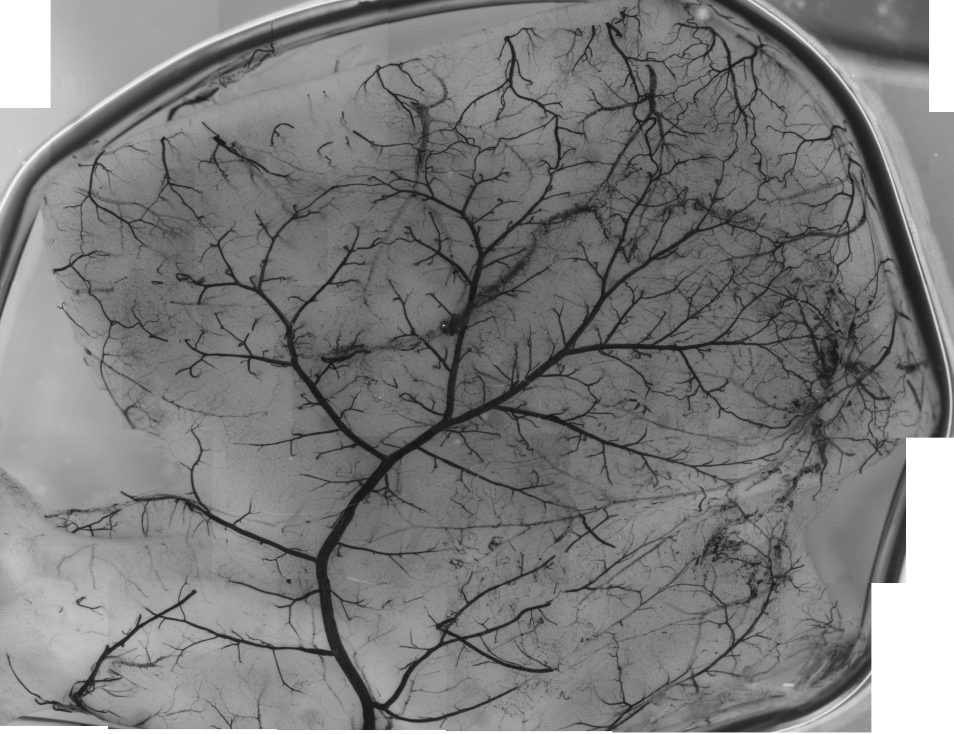
#> input picture examples/data/Mouse_Brain/brain_scan.png, 2861 x 2201 px (shown at 1/3 size)
$ python mouse_brain_example.py
#> lines starting #> are read from the running program, lines starting #| are printed output that depends on the picture; after the words box and inside, x2 and y2 are one past the last pixel; in counts of white or black regions, pixels touching at a corner belong together
# ---
# jupyter:
#   jupytext:
#     formats: ipynb,py:percent
#     text_representation:
#       extension: .py
#       format_name: percent
#       format_version: '1.3'
#       jupytext_version: 1.19.1
#   kernelspec:
#     display_name: Python 3 (ipykernel)
#     language: python
#     name: python3
# ---

# %% [markdown]
# ## Let's demo RivGraph on a mouse brain example!
# This demo walks through some steps for using RivGraph on non-river masks. This particular example is a scan of a mouse brain provided by the authors of [this paper](https://rdcu.be/ccn0Y). However, any binary mask can be transformed into its graphical representation with RivGraph.
#
# The main difference in our approach here is that we can no longer use the convenient `delta` or `river` classes to manage our processing. Instead of applying the methods of those classes, we will directly call the functions we need. This demo will cover the following:
#
# 1. Making a mask from a grayscale image
# 2. Tidying up the mask using RivGraph tools
# 3. Computing a graphical representation of the mask
# 4. Pruning the network
# 5. Converting the graph to a NetworkX object for further topologic analyses.
#
# Some ideas for exporting results will be shown along the way. RivGraph was designed primarily for georeferenced masks, and thus al its export functionality requires some kind of georeferencing information. However, there are other options available for storing analysis results, which we'll demonstrate here.

# %%
import skimage
from skimage import io

# %% [markdown]
# ### 1. Making a mask from a grayscale image

# %%
from skimage import io
from matplotlib import pyplot as plt

path_brain = "./data/Mouse_Brain/brain_scan.png"

# Read the grayscale image of a brain scan
I = io.imread(path_brain, as_gray=True)
#> I is the input picture: shape (2201, 2861); min 14, max 255, mean 124.1

# Look at it
plt.imshow(I)

# %% [markdown]
# Pretty cool. This is a 2-D scan of a 3-D mouse brain. What we're seeing in dark blue is the network of blood vessels that we'd like to represent graphically. Note that the ends of most of the blood vessels aren't acutally *ending*, but rather *diving* further into (or out of) the plane of the image.

# %%
# The first thing we need to do is to binarize the image.
# To do this, we can play around with a threshold value of the grayscale image.
# After some trials, it looks like pixel values less than 60 captures the blood vessels fairly well.
Ib = I<60
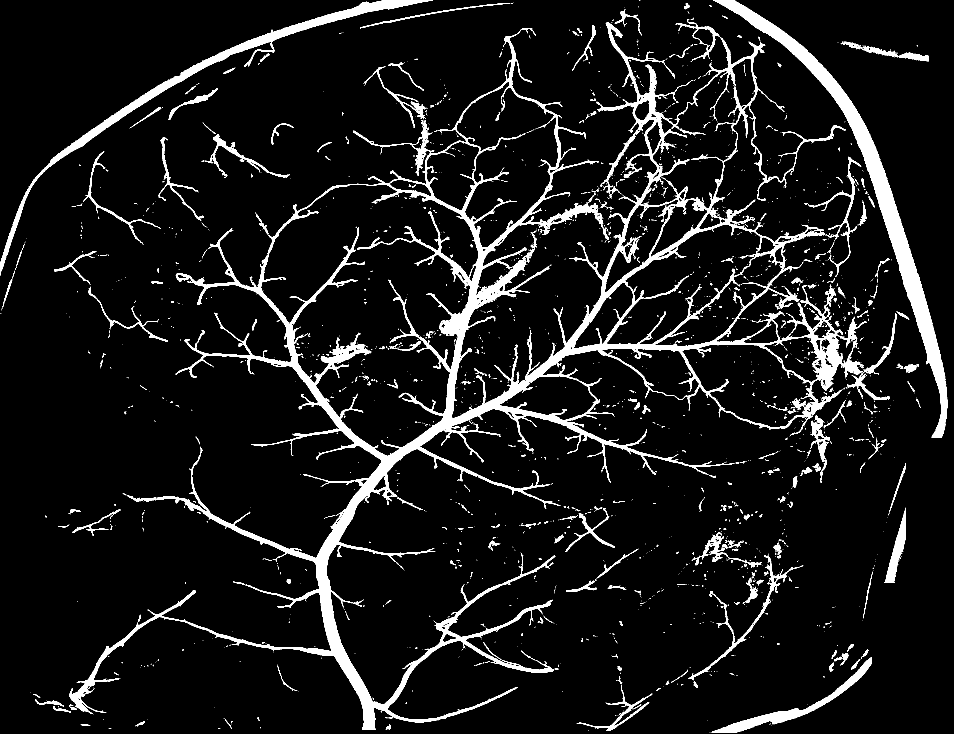
#> Ib: shape (2201, 2861) bool (shown at 1/3 size); 7.9% white; 2435 white regions (2038 under 20 px), largest, box (x1, y1, x2, y2) and area: (207, 58, 2601, 2190) 304919, (2139, 0, 2843, 1313) 58739, (0, 0, 1299, 827) 30269

# Note that we set the interpolation to 'none' (not None).
plt.imshow(Ib, interpolation='none')

# %% [markdown]
# We now have a binary image of the brain's vascular network. But it also contains some features that we're not interested in, like the circumference of the brain. Remember that we want our mask to contain *only* the features that we want to include in our graph. In the next code block, we'll use some RivGraph tools to clean up the mask a little.

# %% [markdown]
# ### 2. Tidying up the mask

# %%
# Import our "image utilities"
from rivgraph import im_utils as iu

# First, let's remove anything that isn't connected to the largest blob of the image
#> (the run stopped early here; a loop or call above may not have finished)
